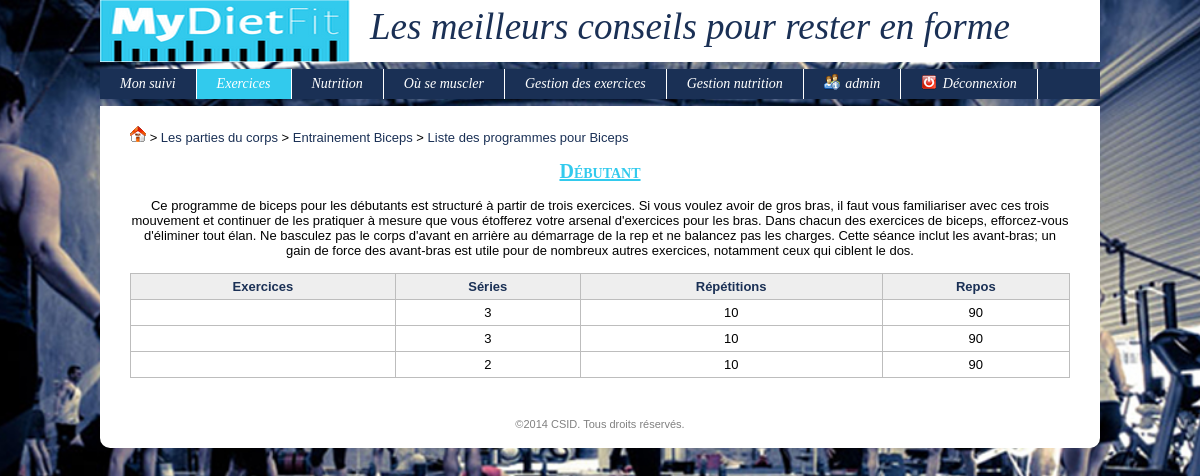
The page /index.php?uc=exercice&action=v_pgrm&idPgrm=1 (signed in) on the database its author committed.
### tables this page shows
CREATE TABLE IF NOT EXISTS `partiecorps` (
  `idPartieCorps` int(11) unsigned NOT NULL AUTO_INCREMENT,
  `libelle` varchar(45) NOT NULL DEFAULT '',
  `descEx` varchar(1000) NOT NULL DEFAULT '',
  `descPgrm` varchar(1000) NOT NULL DEFAULT '',
  PRIMARY KEY (`idPartieCorps`)
);

CREATE TABLE IF NOT EXISTS `programme` (
  `idProgramme` int(11) unsigned NOT NULL AUTO_INCREMENT,
  `niveau` varchar(45) NOT NULL DEFAULT '',
  `idPartieCorps` int(11) unsigned NOT NULL,
  `description` varchar(3000) NOT NULL DEFAULT '',
  PRIMARY KEY (`idProgramme`),
  KEY `idPartieCorps` (`idPartieCorps`)
);

CREATE TABLE IF NOT EXISTS `x_programme_exercice` (
  `idProgramme` int(10) unsigned NOT NULL DEFAULT '0',
  `idFicheExercice` int(11) unsigned NOT NULL DEFAULT '0',
  `serie` int(11) unsigned NOT NULL DEFAULT '0',
  `repetition` int(11) unsigned NOT NULL DEFAULT '0',
  `repos` int(11) unsigned NOT NULL DEFAULT '0',
  `ordre` int(11) unsigned NOT NULL DEFAULT '0',
  PRIMARY KEY (`idProgramme`,`idFicheExercice`),
  KEY `FK_x_programme_exercice_2` (`idFicheExercice`)
);

### config.inc.php (called while the page is built, shortened)
<?php
$_CONFIG = array
(
	"DB_ServerHost" => "localhost",
	"DB_Username" => "root",
    "DB_Password" => "",
    "DB_Database" => "mydietfit_bdd",
    "DIR_Control" => "controleurs/",
    "DIR_View" => "vues/",
    "DIR_Model" => "modules/fonctions/php/",
    "DIR_Dynamic" => "modules/fonctions/js/",
    "DIR_XML" => "modules/fonctions/xml/",
    "DIR_Plugin" => "modules/plugins/",
    "DIR_CSS" => "modules/themes/",
    "DIR_Attachment" => "ressources/documents/",
    "DIR_Image" => "ressources/images/",
	"EML_Envoi" => false,
	"EML_ServerSMTP" => "",
	"EML_PortSMTP" => "",
);
?>

### modules/fonctions/php/identification.inc.php (called while the page is built, shortened)
<?php
function estConnecte($idUtilisateur = null, $login = null)
{
	$result = isset($_SESSION['idUtilisateur']) && !empty($_SESSION['idUtilisateur']);
	return $result;
}
function estAdmin()
{
	return (isset($_SESSION['idUtilisateur']) && $_SESSION['idUtilisateur'] == 1);
}
?>

### modules/fonctions/php/generale.inc.php (called while the page is built, shortened)
<?php
function connexion()
{
	global $_CONFIG;
	$hote = $_CONFIG['DB_ServerHost'];
	$login = $_CONFIG['DB_Username'];
	$mdp = $_CONFIG['DB_Password'];
	$bd = $_CONFIG['DB_Database'];
	$connexion = @mysql_connect($hote, $login, $mdp) or die("<u>Erreur SQL (Connexion au serveur impossible)</u>: ".mysql_error()." <br>");
	return $connexion;
}
function getRequest($nomChamp, $elseValue = null)
{
	return (isset($_REQUEST[$nomChamp]) && $_REQUEST[$nomChamp]) ? $_REQUEST[$nomChamp] : $elseValue;
}
function getMySqlString($champ, $elseValue = null, $noCote = 0)
{
	$cote = ($noCote) ? null : "'";
	if(isset($champ) && $champ) $result = $cote.mysql_real_escape_string($champ, connexion()).$cote;
	else if(is_null($champ) || $champ == "") $result = "NULL";
	else $result = $cote.mysql_real_escape_string($elseValue, connexion()).$cote;
	return $result;
}
?>

### modules/fonctions/php/programme.inc.php (called while the page is built, shortened)
<?php
function getUnProgramme($idProgramme)
{
	$req = "SELECT * FROM programme where idProgramme = ".getMySqlString($idProgramme);
	$conx = connexion();
	$res = mysql_query($req, $conx) or die ("<u>Erreur SQL (getUnProgramme)</u>: ".mysql_error()." <br>");
	$unProgramme = mysql_fetch_assoc($res);
	return $unProgramme;
}
?>

### modules/fonctions/php/partieCorps.inc.php (called while the page is built, shortened)
<?php
function getUnePartieCorps($idPartieCorps)
{
	$req = "SELECT * FROM partiecorps where idPartieCorps = ".getMySqlString($idPartieCorps);
	$conx = connexion();
	$res = mysql_query($req, $conx) or die ("<u>Erreur SQL (getUnePartieCorps)</u>: ".mysql_error()." <br>");
	$unePartieCorps = mysql_fetch_assoc($res);
	return $unePartieCorps;
}
?>

### modules/fonctions/php/x_programme_exercice.inc.php (called while the page is built, shortened)
<?php
function getUnProgrammeExercice($idProgramme, $idFicheExercice = null)
{
	$req = "SELECT * FROM x_programme_exercice where idProgramme = ".getMySqlString($idProgramme);
	$req .= " ORDER BY ordre";
	$conx = connexion();
	$res = mysql_query($req, $conx) or die ("<u>Erreur SQL (getUnProgrammeExercice)</u>: ".mysql_error()." <br>");
	$unProgrammeExercice = array();
	$ligne = mysql_fetch_assoc($res);
	while($ligne != false)
	{
		$unProgrammeExercice[] = $ligne;
		$ligne = mysql_fetch_assoc($res);
	}
	return $unProgrammeExercice;
}
?>

### vues/exercices/v_pgrm.php (the view)
<p><?php echo $unProgramme['description'] ?></p> <br>
<?php if(isset($unProgrammeExercice)) { ?>
	<table>
		<tr>
			<th>Exercices</th>
			<th>Séries</th>
			<th>Répétitions</th>
			<th>Repos</th>
		</tr>
		<?php foreach($unProgrammeExercice as $uneLigne) {
		$idExercice = $uneLigne['idFicheExercice'];
		$unExercice = getUnExercice($idExercice);
		$titre = $unExercice['titre'];
		$serie = $uneLigne['serie'];
		$repetition = $uneLigne['repetition'];
		$repos = $uneLigne['repos'];
		$paramTD = "onClick=document.location.href='index.php?uc=exercice&action=v_exercice&idExercice=$idExercice' title=\"Cliquez ici pour voir l'exercice\"";
		echo "	<tr class='ligneTableau'>
					<td $paramTD>$titre</td>
					<td $paramTD>$serie</td>
					<td $paramTD>$repetition</td>
					<td $paramTD>$repos</td>
				</tr>";
		} ?>
	</table>
<?php } ?>

### vues/v_entete.php (shortened to what this page needs)
<!DOCTYPE HTML PUBLIC "-//W3C//DTD HTML 4.01 Transitional//EN"
       "http://www.w3.org/TR/html4/loose.dtd">
<html>
<head>
	<link rel="stylesheet" type="text/css" href="<?php echo $_CONFIG['DIR_CSS']; ?>default.php" media="screen" title="Principal">
	<link rel="stylesheet" type="text/css" href="<?php echo $_CONFIG['DIR_Plugin']; ?>JQuery/css/custom-theme/jquery-ui-1.8.17.custom.css" />
	<link rel="stylesheet" type="text/css" href="<?php echo $_CONFIG['DIR_Plugin']; ?>TimePicker/jquery-ui-timepicker-addon.css">
</head>
<body>

### vues/v_bandeau.php
<div id="header">
	<a href="index.php?uc=identif&action=index">
		<div id="logo">
			<h1 style="font-size: 37px">Les meilleurs conseils pour rester en forme</h1>
		</div>
	</a>

### vues/v_menu.php (shortened to what this page needs)
	<div id="menu">
		<ul>
			<?php if(estConnecte()) { ?>
			<li <?php if($uc == "suivi") echo "style='background:#32CAED'";?>> <a href="index.php?uc=suivi&action=frmSuivi"> Mon suivi </a>
			</li>
			<?php } ?>
			<li <?php if($uc == "exercice") echo "style='background:#32CAED'";?>> <a href="index.php?uc=exercice&action=lstExercice"> Exercices </a>
			</li>
			<li <?php if($uc == "nutrition") echo "style='background:#32CAED'";?>> <a href="index.php?uc=nutrition&action=lstNutrition"> Nutrition </a>
			</li>
			<?php if(estConnecte()) { ?>
			<li <?php if($uc == "localisation") echo "style='background:#32CAED'";?>> <a href="index.php?uc=localisation&action=frmLocalisation">Où se muscler</a>
			</li>
			<?php } ?>
			<?php if(estAdmin()) { ?>
			<li <?php if($uc == "admin" && stripos($action, "exercice")) echo "style='background:#32CAED'";?>> <a href="index.php?uc=admin&action=espaceGestionExercice"> Gestion des exercices </a></li>
			<?php } ?>
			<?php if(estAdmin()) { ?>
			<li <?php if($uc == "admin" && stripos($action, "nutrition")) echo "style='background:#32CAED'";?>> <a href="index.php?uc=admin&action=lstNutrition"> Gestion nutrition </a>
			</li>
			<?php } ?>
			<li> <a href="index.php?uc=identif&action=frmConnexion"><img src="<?php echo $_CONFIG['DIR_Image']; ?>menuUserInfo.png"> <?php if(estConnecte()) echo $_SESSION['login']; else echo "Mon compte"; ?> </a>
			</li>
			<?php if(estConnecte()) { ?>
			<li> <a href="index.php?uc=identif&action=deconnexion"><img src="<?php echo $_CONFIG['DIR_Image']; ?>menuDisconnect.png"> Déconnexion </a> </li>
			<?php } ?>
		</ul>
	</div>
</div>
<div id="content">

### index.php (shortened to what this page needs)
<?php
require "config.inc.php";
$uc = getRequest('uc', "identif");
$action = getRequest('action');
include $_CONFIG['DIR_View']."v_entete.php";
include $_CONFIG['DIR_View']."v_bandeau.php";
include $_CONFIG['DIR_View']."v_menu.php";
switch($uc)
{
	case 'exercice':
		$action = getRequest('action', "lstExercice");
		include $_CONFIG['DIR_Control']."c_exercice.php";
		break;
}
include $_CONFIG['DIR_View']."v_pied.php";
?>

### vues/v_filAriane.php (shortened to what this page needs)
<?php
$home = "<a href='index.php?uc=identif&action=index'><img src='$_CONFIG[DIR_Image]home.gif'></a>";
$niveau1 = "<a href='index.php?uc=exercice&action=lstExercice'>Les parties du corps</a>";
echo "<div style='text-align:justify'>";
if($action == "v_pgrm") {
	$idProgramme = getRequest('idPgrm');
	$unProgramme = getUnProgramme($idProgramme);
	$idPartieCorps = $unProgramme['idPartieCorps'];
	$unePartieCorps = getUnePartieCorps($idPartieCorps);
	$libelle = $unePartieCorps['libelle'];
	$niveau2 = "<a href='index.php?uc=exercice&action=entrainement&idPartieCorps=$idPartieCorps'>Entrainement $libelle</a>";
	$lstPgrm = "<a href='index.php?uc=exercice&action=lstPgrm&idPartieCorps=$idPartieCorps'>Liste des programmes pour $libelle</a>";
	echo $home." > ".$niveau1." > ".$niveau2." > ".$lstPgrm;
}
echo "</div><br>";
?>

### controleurs/c_exercice.php (shortened to what this page needs)
<?php
include $_CONFIG['DIR_View']."v_filAriane.php";
switch($action)
{
	case 'v_pgrm':
		if(estConnecte())
		{
			$idPgrm = getRequest('idPgrm');
			$unProgramme = getUnProgramme($idPgrm);
			$unProgrammeExercice = getUnProgrammeExercice($idPgrm);
			$titre = $unProgramme['niveau'];
			include $_CONFIG['DIR_View']."v_headTitre.php";
			include $_CONFIG['DIR_View']."exercices/v_pgrm.php";
		}
		else
		{
			$msgErreurs[] = "Vous n'êtes pas autorisé à accéder à cette page!";
			include $_CONFIG['DIR_View']."v_msgErreurs.php";
		}
		break;
}
?>

### vues/v_headTitre.php
<h2> <?php echo $titre; ?> </h2> <br>

### vues/v_pied.php
</div>
<div id="footer">
	<p> &copy;2014 CSID. Tous droits réservés. </p>
</div>
</body>
</html>

### rows shown on the page
partiecorps: libelle "Biceps"
programme: niveau "Débutant", description "Ce programme de biceps pour les débutants est structuré à partir de trois exercices. Si vous voulez avoir de gros bras, il faut vous familiariser avec ces trois mouvement et continuer de les pratiquer à mesure que vous étofferez votre arsenal d'exercices pour les bras. Dans chacun des exercices de biceps, efforcez-vous d'éliminer tout élan. Ne basculez pas le corps d'avant en arrière au démarrage de la rep et ne balancez pas les charges. Cette séance inclut les avant-bras; un gain de force des avant-bras est utile pour de nombreux autres exercices, notamment ceux qui ciblent le dos."
x_programme_exercice: serie "3", repetition "10", repos "90"
x_programme_exercice: serie "3", repetition "10", repos "90"
x_programme_exercice: serie "2", repetition "10", repos "90"

### other values the page prints
$_SESSION['login'] "admin"
